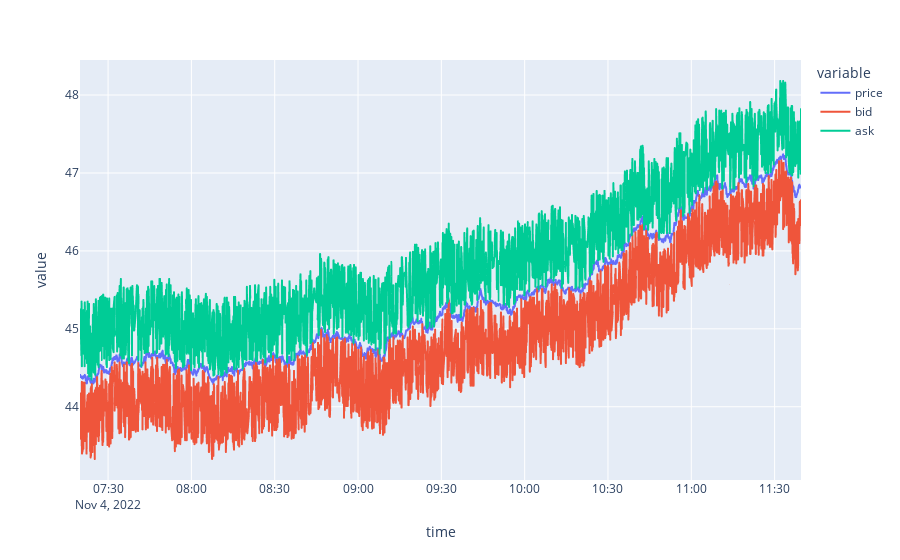
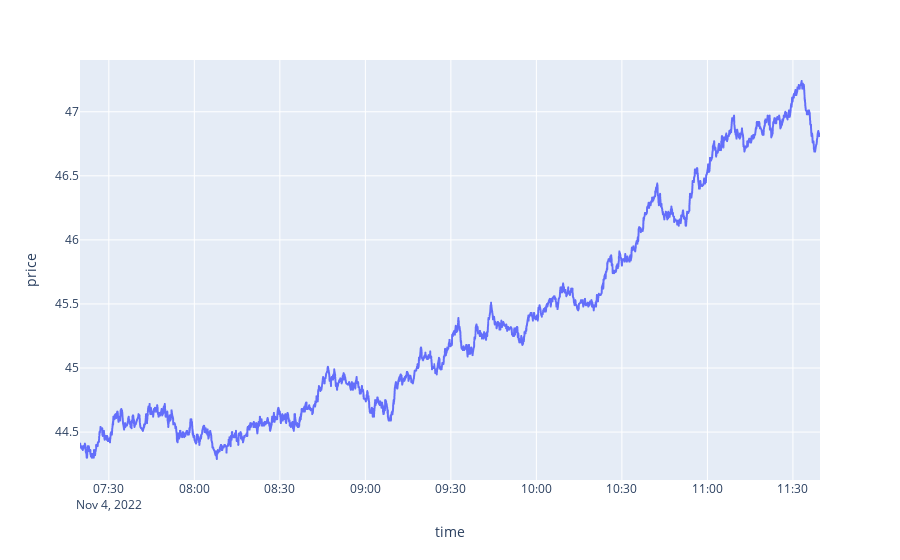

Notebook cell for these charts, in order:
### Code cell
import pykx as kx
import pandas as pd
import plotly.express as px
# import matplotlib.pyplot as plt
import datetime
import pytz

gw = kx.QConnection(host='localhost', port=49164, no_ctx = True)                    ## SG Gateway port

START_TIME = datetime.datetime.now(tz=pytz.utc) - datetime.timedelta(minutes = 500) ## 15 Mins ago
END_TIME = datetime.datetime.now(tz=pytz.utc)                                       ## Now

query_params = {
    'table': 'trade',
    'startTS': START_TIME,
    'endTS': END_TIME,
    'sortCols': 'time',
    'filter': [[b'in','sym','IBM']]
}

empty_dict = {'':''}

trade = gw(kx.SymbolAtom('.kxi.getData'), query_params, 'f', empty_dict)[1]

query_params = {
    'table': 'quote',
    'startTS': START_TIME,
    'endTS': END_TIME,
    'sortCols': 'time',
    'filter': [[b'in','sym','IBM']]
}

# df = tab[1].pd()

quote = gw(kx.SymbolAtom('.kxi.getData'), query_params, 'f', empty_dict)[1]

df = kx.q.aj('time', trade, quote).pd()

px.line(df, x='time', y=['price','bid','ask']).show() 
px.line(df, x='time', y='price').show()

### Figure 1 — Plotly figure (JSON) as saved in the notebook; plotly's stock layout.template omitted (floating-point values rounded to 4 significant figures; data arrays with more than 128 entries replaced by an {"elided": "..."} marker saying what was removed)
{"data": [{"hovertemplate": "variable=price<br>time=%{x}<br>value=%{y}<extra></extra>", "legendgroup": "price", "line": {"color": "#636efa", "dash": "solid"}, "marker": {"symbol": "circle"}, "mode": "lines", "name": "price", "showlegend": true, "type": "scattergl", "x": {"elided": "2970 str values"}, "xaxis": "x", "y": {"elided": "2970 float values"}, "yaxis": "y"}, {"hovertemplate": "variable=bid<br>time=%{x}<br>value=%{y}<extra></extra>", "legendgroup": "bid", "line": {"color": "#EF553B", "dash": "solid"}, "marker": {"symbol": "circle"}, "mode": "lines", "name": "bid", "showlegend": true, "type": "scattergl", "x": {"elided": "2970 str values"}, "xaxis": "x", "y": {"elided": "2970 float values"}, "yaxis": "y"}, {"hovertemplate": "variable=ask<br>time=%{x}<br>value=%{y}<extra></extra>", "legendgroup": "ask", "line": {"color": "#00cc96", "dash": "solid"}, "marker": {"symbol": "circle"}, "mode": "lines", "name": "ask", "showlegend": true, "type": "scattergl", "x": {"elided": "2970 str values"}, "xaxis": "x", "y": {"elided": "2970 float values"}, "yaxis": "y"}], "layout": {"legend": {"title": {"text": "variable"}, "tracegroupgap": 0}, "margin": {"t": 60}, "xaxis": {"anchor": "y", "domain": [0, 1], "title": {"text": "time"}}, "yaxis": {"anchor": "x", "domain": [0, 1], "title": {"text": "value"}}}}

### Figure 2 — Plotly figure (JSON) as saved in the notebook; plotly's stock layout.template omitted (floating-point values rounded to 4 significant figures; data arrays with more than 128 entries replaced by an {"elided": "..."} marker saying what was removed)
{"data": [{"hovertemplate": "time=%{x}<br>price=%{y}<extra></extra>", "legendgroup": "", "line": {"color": "#636efa", "dash": "solid"}, "marker": {"symbol": "circle"}, "mode": "lines", "name": "", "showlegend": false, "type": "scattergl", "x": {"elided": "2970 str values"}, "xaxis": "x", "y": {"elided": "2970 float values"}, "yaxis": "y"}], "layout": {"legend": {"tracegroupgap": 0}, "margin": {"t": 60}, "xaxis": {"anchor": "y", "domain": [0, 1], "title": {"text": "time"}}, "yaxis": {"anchor": "x", "domain": [0, 1], "title": {"text": "price"}}}}
